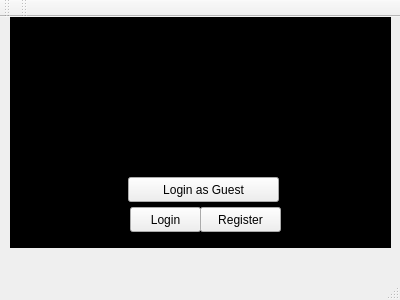
<?xml version="1.0" encoding="UTF-8"?>
<ui version="4.0">
 <class>MainWindow</class>
 <widget class="QMainWindow" name="MainWindow">
  <property name="geometry">
   <rect>
    <x>0</x>
    <y>0</y>
    <width>400</width>
    <height>300</height>
   </rect>
  </property>
  <property name="windowTitle">
   <string>IRC Chat</string>
  </property>
  <property name="autoFillBackground">
   <bool>false</bool>
  </property>
  <property name="styleSheet">
   <string notr="true"/>
  </property>
  <widget class="QWidget" name="centralWidget">
   <widget class="QPushButton" name="pushButton">
    <property name="geometry">
     <rect>
      <x>200</x>
      <y>190</y>
      <width>81</width>
      <height>25</height>
     </rect>
    </property>
    <property name="text">
     <string>Register</string>
    </property>
   </widget>
   <widget class="QPushButton" name="pushButton_2">
    <property name="geometry">
     <rect>
      <x>130</x>
      <y>190</y>
      <width>71</width>
      <height>25</height>
     </rect>
    </property>
    <property name="text">
     <string>Login</string>
    </property>
   </widget>
   <widget class="QPushButton" name="pushButton_3">
    <property name="geometry">
     <rect>
      <x>128</x>
      <y>160</y>
      <width>151</width>
      <height>25</height>
     </rect>
    </property>
    <property name="text">
     <string>Login as Guest</string>
    </property>
   </widget>
   <widget class="QLabel" name="label">
    <property name="geometry">
     <rect>
      <x>70</x>
      <y>-50</y>
      <width>261</width>
      <height>221</height>
     </rect>
    </property>
    <property name="text">
     <string/>
    </property>
    <property name="pixmap">
     <pixmap>../../../cs410/A5/driver-02-2.ppm</pixmap>
    </property>
   </widget>
   <widget class="QFrame" name="horizontalFrame">
    <property name="geometry">
     <rect>
      <x>10</x>
      <y>0</y>
      <width>381</width>
      <height>231</height>
     </rect>
    </property>
    <property name="styleSheet">
     <string notr="true">background-color: rgb(0, 0, 0);</string>
    </property>
    <layout class="QHBoxLayout" name="horizontalLayout"/>
   </widget>
   <zorder>horizontalFrame</zorder>
   <zorder>label</zorder>
   <zorder>pushButton</zorder>
   <zorder>pushButton_2</zorder>
   <zorder>pushButton_3</zorder>
  </widget>
  <widget class="QMenuBar" name="menuBar">
   <property name="geometry">
    <rect>
     <x>0</x>
     <y>0</y>
     <width>400</width>
     <height>22</height>
    </rect>
   </property>
  </widget>
  <widget class="QToolBar" name="mainToolBar">
   <attribute name="toolBarArea">
    <enum>TopToolBarArea</enum>
   </attribute>
   <attribute name="toolBarBreak">
    <bool>false</bool>
   </attribute>
  </widget>
  <widget class="QStatusBar" name="statusBar"/>
  <widget class="QToolBar" name="toolBar">
   <property name="windowTitle">
    <string>toolBar</string>
   </property>
   <attribute name="toolBarArea">
    <enum>TopToolBarArea</enum>
   </attribute>
   <attribute name="toolBarBreak">
    <bool>false</bool>
   </attribute>
  </widget>
 </widget>
 <layoutdefault spacing="6" margin="11"/>
 <resources/>
 <connections/>
</ui>
